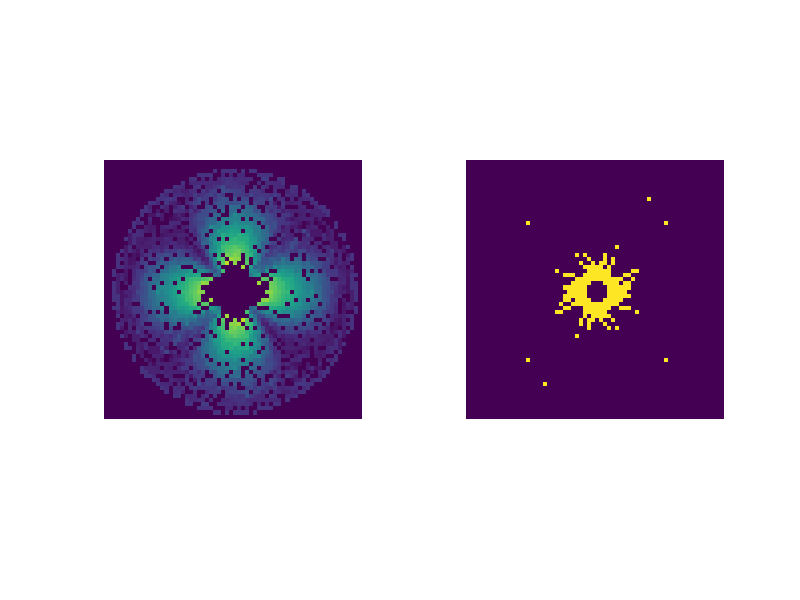

Write MATLAB code to recreate this figure.
fileID = fopen('experiment5c.dat','r');%N.B. assumes file is in working directory
dataArray = textscan(fileID, '%f%f%f%f%f%f%f%f%f%f%f%[^\n\r]', 'Delimiter', ',', 'EmptyValue' ,NaN,'HeaderLines' ,1, 'ReturnOnError', false);
fclose(fileID);
Major = dataArray{:, 3}; Minor = dataArray{:, 4}; Rotation = dataArray{:, 5};
N = dataArray{:, 6}; Jaqqard = dataArray{:, 7};
% Create Maps
jmap = zeros(64); nummap = zeros(64); zmap = zeros(64);
for i = 1:length(Major)
    if Major(i)==max(Major)%Creates the maps for the largest Major axis length in the data
        r = Minor(i); a = Rotation(i)+90;
        %Identify pixels to assign to
        p1 = [-r*sind(a),r*cosd(a)]; p2 = [r*sind(a),-r*cosd(a)];
        p1 = round(p1)+33; p2 = round(p2)+33;
        se = false(64); se(p1(1),p1(2)) = true; se(p2(1),p2(2)) = true;
        [r,c] = find(se);
        %Assign data to all maps
        for j=1:2
            if N(i)>0
                jmap(r(j),c(j)) = jmap(r(j),c(j)) + Jaqqard(i);
                nummap(r(j),c(j)) = nummap(r(j),c(j)) + 1;
            else
                zmap(r(j),c(j)) = 1;
            end
        end
    end
end
% Normalise Pixels
triv = (nummap==0);
jmap = 1-(jmap./nummap); jmap(triv) = 0;
% Find Global Min and Max
all = [jmap(jmap>0)]
mx = max(all);
mn = min(all);
%Invert for 'Uncertainty' Map
jmap = 1-jmap;
jmap(triv | zmap) = 0;
tmp = mn;
mn = 1-mx;
mx = 1-tmp;
% Plot
figure('units','normalized','outerposition',[0 0 1 1])
subplot(121), imagesc(jmap), caxis([mn,mx]), axis image off;
subplot(122), imagesc(zmap), axis image off;
